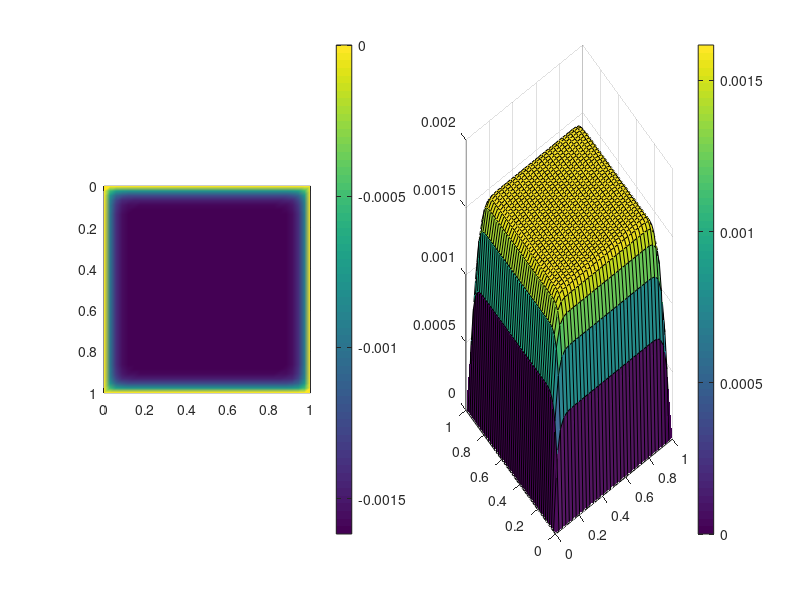

The MATLAB script that drew this image: (Note: this script raises an error after producing the figure.)
% Homework 2_2
% Yuan Xie, 06,10,2022

%% solving of 2D poission equation using Jacobi Iteration
% d2PHI/dx^2+d2PHI/dy^2=1
% with finite difference
% on regular grid


% 0) Clear variables and figures
clf;clear;close all;

% 1) Define numerical model
xsize=1; % Horizontal model size, m
ysize=1; % Vertical model size, m
Nx=35; % Horizontal resolution
Ny=45; % Vertical resolution
dx=xsize/(Nx-1); % Horizontal grid step,m
dy=ysize/(Ny-1); % Vertical grid step, m
x=0:dx:xsize; % Horizontal coordinates of grid points, m
y=0:dy:ysize;  % Vertical coordinates of grid points, m

% 2) Define global matrixes
PHI0=zeros(Ny,Nx);
PHI1=zeros(Ny,Nx);
R=zeros(Ny,Nx);
for i=1:1:Ny
  for j=1:1:Nx
    %Boundary nodes
    if(i==1 || i==Ny || j==1 || j==Nx)
        R(i,j)=0;
    else
    %Internal nodes
        R(i,j)=1;
    end
  end
end

% 3) Iteration loop
delta=1; % relaxation fator
Nmax=10;
for niter=1:1:Nmax
    for i=1:1:Ny
        for j=1:1:Nx
            if(j==1 || j==Nx || i==1 || i==Ny)
                PHI1(i,j)=0;
            else
                dR=R(i,j)-((PHI0(i,j-1)-2*PHI0(i,j)+PHI0(i,j+1))/(dx^2)+(PHI0(i-1,j)-2*PHI0(i,j)+PHI0(i+1,j))/(dy^2));
                PHI1(i,j)=PHI0(i,j)+dR/(-2/dx^2-2/dy^2)*delta;                
            end
        end
    end
    PHI0=PHI1;
end

% 4) Reload PHI
PHI=PHI1;

% 5) Visualization
% colormap
figure(1); clf;
% Colormap
subplot(1,2,1)
pcolor(x,y,PHI)
colorbar
shading interp
axis ij image; % Image sizes propotional to coordinates, vertical axis upside down
% 3D surface
subplot (1,2,2)
surf(x,y,-PHI)
colorbar
light
lighting phong
shading interp

